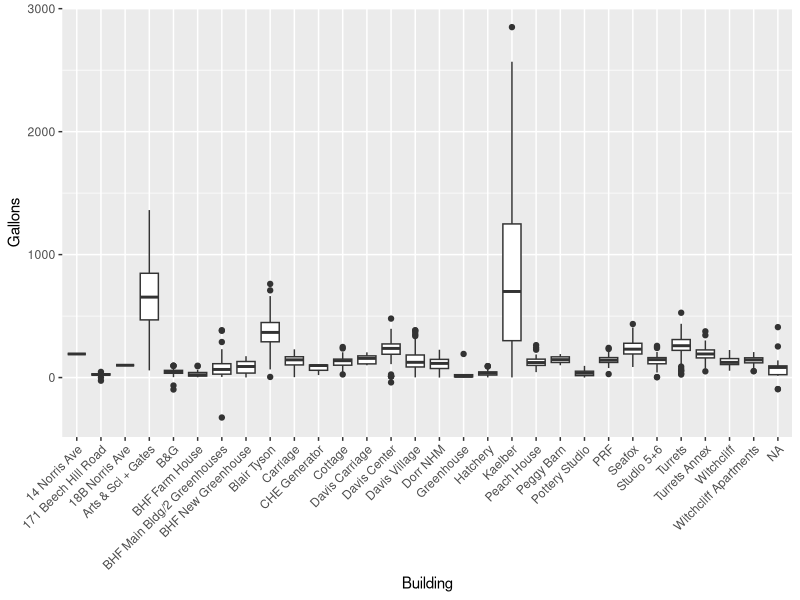
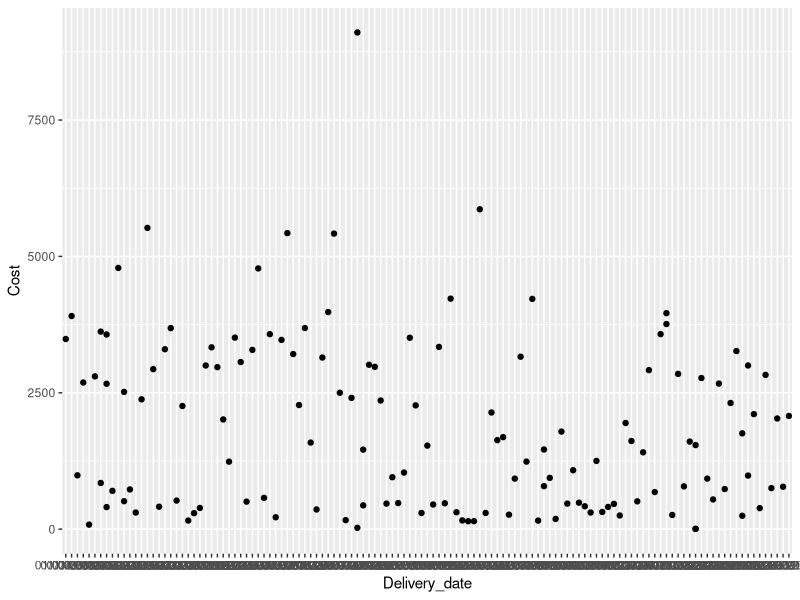
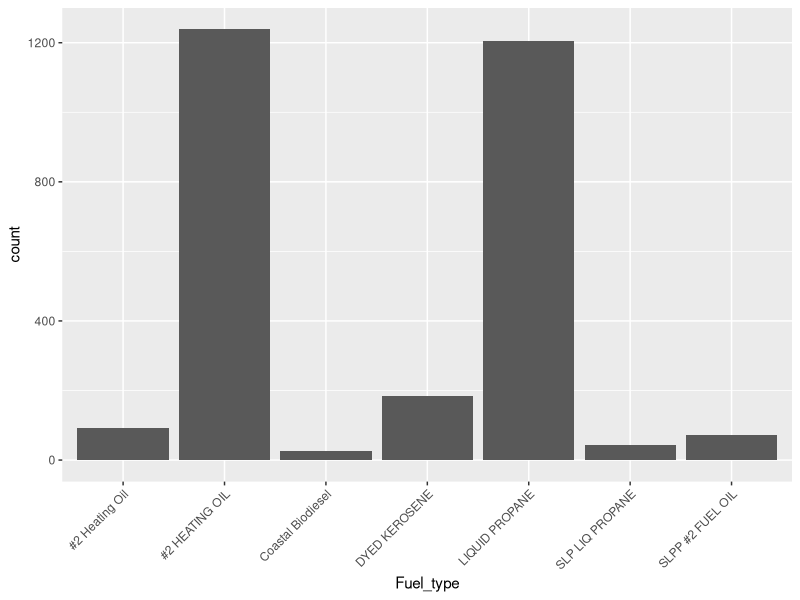

Here is the R script that generated these plots, in order:
## ---- chunk 1
library(tidyverse)
library(broom)
library(readr)
## ---- chunk 2
fuels <- read_csv("data/Dead-River.csv",
                  col_names = c("X1", "X2", 
                                "Delivery_date", "Fuel_type",
                                "Tank_number", "Building",
                                "Gallons", "Unit_cost",
                                "Cost")) %>% 
  select(Delivery_date, Fuel_type, Tank_number, 
       Building, Gallons, Unit_cost, Cost) |>
  filter(Delivery_date != "Delivery Date") %>% 
  mutate(Tank_number = case_when(
  Tank_number == "Tank 8" ~ "8",
  Tank_number == "Tank 3" ~ "3",
  Tank_number == "Tank 24" ~ "24",
  Tank_number == "Tank 17" ~ "17",
  TRUE ~ Tank_number
),
Tank_number = as.integer(Tank_number)) %>% 
  
  mutate(Cost = case_when(
    Cost == "610.12 cr" ~ "-610.12",
    TRUE ~ Cost
  ),
  Cost = as.numeric(Cost)) %>% 
  
  mutate(Gallons = as.numeric(Gallons)) %>% 
  mutate(Unit_cost = as.numeric(Unit_cost))
## ---- chunk 3
glimpse(fuels)

## ---- chunk 4

ggplot(fuels, aes(x = Building, y = Gallons)) +
  geom_boxplot() +
  scale_x_discrete(guide = guide_axis(angle = 45))

fuels |>
  filter(Building == "Kaelber") |>
  ggplot(aes(x = Delivery_date, y = Cost)) +
  geom_point()

ggplot(fuels, aes(x = Fuel_type)) +
  geom_bar() +
  scale_x_discrete(guide = guide_axis(angle = 45))

